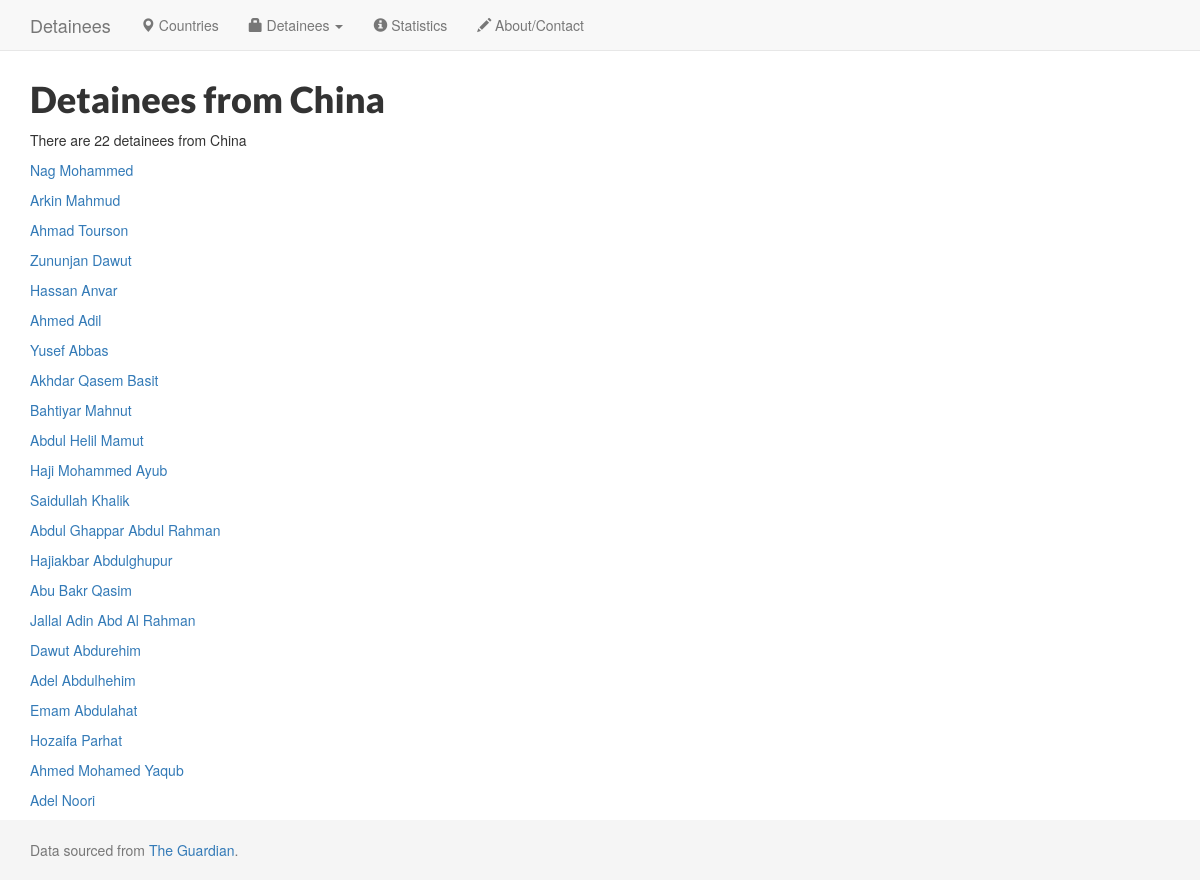
/country/CN, run on the app's committed database.
### app.py (models this page shows)
class Country(Model):
    name = CharField()
    iso = CharField(primary_key=True)
    class Meta:
        database = db
        db_table = 'countries'

class Detainee(Model):
    country = ForeignKeyField(Country, related_name='detainees', to_field='iso', db_column='iso')
    name = CharField()
    isn = CharField(primary_key=True)
    nationality = CharField()
    iso = CharField()
    arrival_date = CharField()
    transfer_reason = CharField()
    capture_details = CharField()
    class Meta:
        database = db
        db_table = 'detainees'

### app.py (the view)
@app.route('/country/<abbreviation>')
def show_country(abbreviation):
    country = Country.get(Country.iso == abbreviation)
    return render_template('country.html', country=country, abbreviation=abbreviation)

### templates/country.html
{% extends "layout.html" %}
{% block content %}
  <h1>Detainees from {{ country.name }}</h1>
  <p>There are {{ country.detainees.count() }} detainees from {{ country.name }}</p>
  {% for detainee in country.detainees %}
    <p><a href="{{ url_for('.show_detainee', isn=detainee.isn) }}">{{ detainee.name.title() }}</a></p>
  {% endfor %}
{% endblock %}

### templates/layout.html (style rules this page uses)
html { position: relative; min-height: 100%; }
h1, h2, h3, h4, h5, h6 { font-family: 'Lato', sans-serif; font-weight: 900; }
body { margin-bottom: 60px; }

### data on the page
Country: name "China", detainees.count "22"
Detainee: name "Nag Mohammed"
Detainee: name "Arkin Mahmud"
Detainee: name "Ahmad Tourson"
Detainee: name "Zununjan Dawut"
Detainee: name "Hassan Anvar"
Detainee: name "Ahmed Adil"
Detainee: name "Yusef Abbas"
Detainee: name "Akhdar Qasem Basit"
Detainee: name "Bahtiyar Mahnut"
Detainee: name "Abdul Helil Mamut"
Detainee: name "Haji Mohammed Ayub"
Detainee: name "Saidullah Khalik"
Detainee: name "Abdul Ghappar Abdul Rahman"
Detainee: name "Hajiakbar Abdulghupur"
Detainee: name "Abu Bakr Qasim"
Detainee: name "Jallal Adin Abd Al Rahman"
Detainee: name "Dawut Abdurehim"
Detainee: name "Adel Abdulhehim"
Detainee: name "Emam Abdulahat"
Detainee: name "Hozaifa Parhat"
Detainee: name "Ahmed Mohamed Yaqub"
Detainee: name "Adel Noori"
